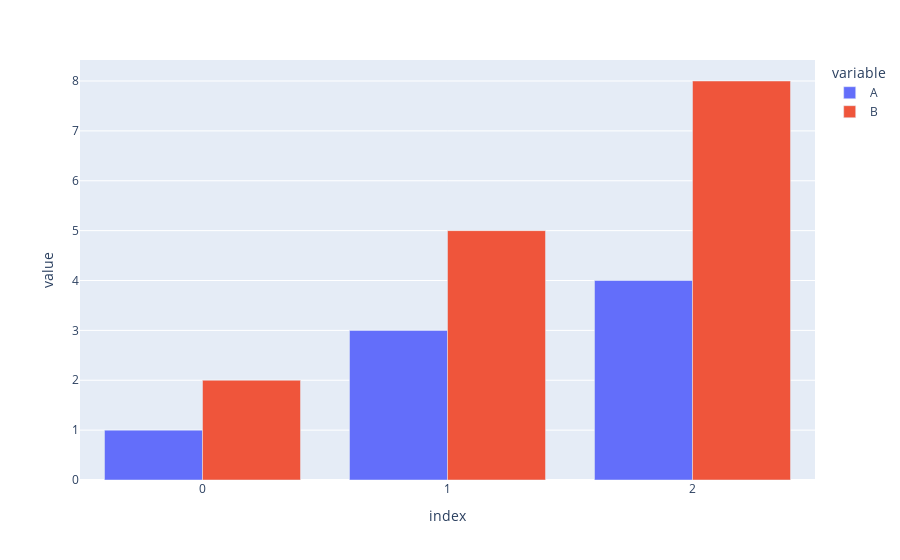

Notebook cell for this chart:
### Code cell
px.bar(df_b, barmode='group')

### Figure 1 — Plotly figure (JSON) as saved in the notebook; plotly's stock layout.template omitted (floating-point values rounded to 4 significant figures)
{"data": [{"alignmentgroup": "True", "hovertemplate": "variable=A<br>index=%{x}<br>value=%{y}<extra></extra>", "legendgroup": "A", "marker": {"color": "#636efa", "pattern": {"shape": ""}}, "name": "A", "offsetgroup": "A", "orientation": "v", "showlegend": true, "textposition": "auto", "type": "bar", "x": [0, 1, 2], "xaxis": "x", "y": [1, 3, 4], "yaxis": "y"}, {"alignmentgroup": "True", "hovertemplate": "variable=B<br>index=%{x}<br>value=%{y}<extra></extra>", "legendgroup": "B", "marker": {"color": "#EF553B", "pattern": {"shape": ""}}, "name": "B", "offsetgroup": "B", "orientation": "v", "showlegend": true, "textposition": "auto", "type": "bar", "x": [0, 1, 2], "xaxis": "x", "y": [2, 5, 8], "yaxis": "y"}], "layout": {"barmode": "group", "legend": {"title": {"text": "variable"}, "tracegroupgap": 0}, "margin": {"t": 60}, "xaxis": {"anchor": "y", "domain": [0, 1], "title": {"text": "index"}}, "yaxis": {"anchor": "x", "domain": [0, 1], "title": {"text": "value"}}}}
